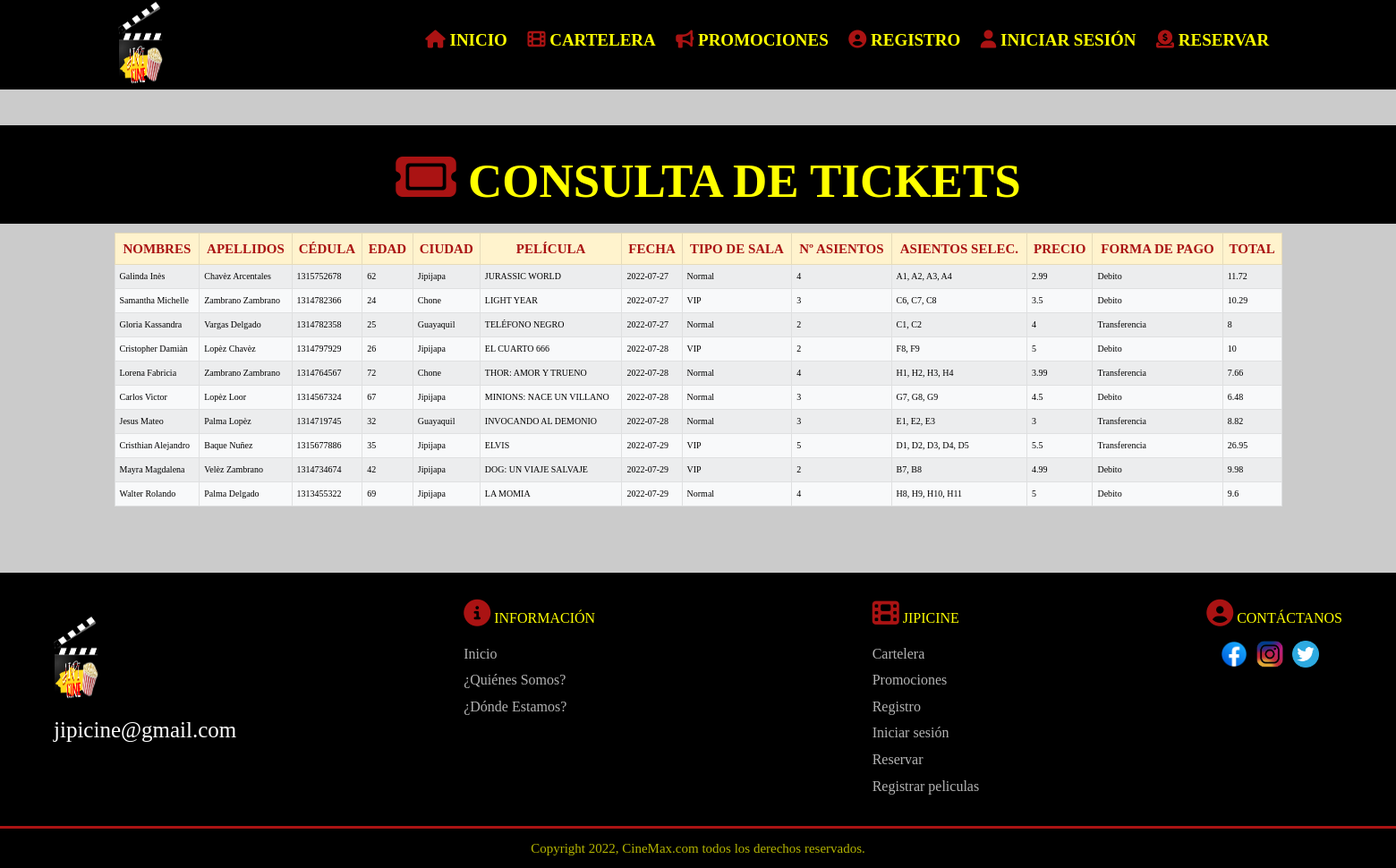
/consulta.php, run on the app's committed database.
### tables this page shows
CREATE TABLE `reserva` (
  `id` int(11) NOT NULL,
  `nombres` varchar(100) NOT NULL,
  `apellidos` varchar(100) NOT NULL,
  `cedula` int(10) NOT NULL,
  `edad` varchar(255) NOT NULL,
  `ciudad` varchar(255) NOT NULL,
  `pelicula` varchar(255) NOT NULL,
  `fecha_reser` varchar(255) NOT NULL,
  `sala` varchar(255) NOT NULL,
  `asientos` varchar(255) NOT NULL,
  `precio` varchar(255) NOT NULL,
  `fpago` varchar(255) NOT NULL,
  `asientosSel` varchar(75) NOT NULL,
  `total` double NOT NULL
);

### consulta.php (the view, shortened to what this page needs)
<?php
$conn = new mysqli("us-cdbr-east-06.cleardb.net", "b8fc3d2e95d925","2136d929","heroku_4abf5370e3c00a7");
?>
<!doctype html>
<html lang="en">
<head>
  <link rel="stylesheet" href="https://cdn.jsdelivr.net/npm/bootstrap@5.2.0-beta1/dist/css/bootstrap.min.css"
>
    <link rel="stylesheet" href="https://cdnjs.cloudflare.com/ajax/libs/font-awesome/4.7.0/css/font-awesome.min.css">
  <link rel="stylesheet" href="https://fontawesome.com/icons/house-chimney?s=duotone">
  <link rel="stylesheet" href="css/carouselypelis.css">
  <link rel="stylesheet" href="css/menu.css">
  <link rel="stylesheet" href="css/piedepagina.css">
  <link rel="stylesheet" href="css/salas.css">
</head>
<body>
<header>
    <nav>
          <nav class="navegacion">
            <a href="#"><img class="logo" src="img/logo.png" alt="logo"></a>
            <ul class="menu">
              <li><a href="inicio.php"><i class="fa fa-house" style="font-size:20px;color:rgb(170, 19, 19)"></i> INICIO</a></li>
              <li><a href="cartelera.php"><i class="fa fa-film" style="font-size:20px;color:rgb(170, 19, 19)"></i> CARTELERA</a></li>
              <li><a href="promociones.php"><i class="fa fa-bullhorn" style="font-size:20px;color:rgb(170, 19, 19)"></i> PROMOCIONES</a></li>
              <li><a href="formulario.php"><i class="fas fa-user-circle" style="font-size:20px;color:rgb(170, 19, 19)"></i> REGISTRO</a></li>
              <li><a href="sesion.php"><i class="fas fa-user" style="font-size:20px;color:rgb(170, 19, 19)"></i> INICIAR SESIÓN</a></li>
              <li><a href="reservar.php"><i class="fas fa-donate" style="font-size:20px;color:rgb(170, 19, 19)"></i> RESERVAR</a></li>
                </ul>
          </nav>
      </nav>
  </header>
  <center>
    <div class="cartelera"><i class="fa fa-ticket" style="font-size:60px;color:rgb(170, 19, 19)"></i> <b>CONSULTA DE TICKETS</b></div>
  </center>
      <div class="container">
      <div class="row">
      <center><table class="table mt-3 table-striped table-bordered"></center>
  <thead class="table-warning">
    <tr>
      <th scope="col"><center style="font-family:cursive; font-size: 15px;color:rgb(170, 19, 19)">NOMBRES</center></th>
      <th scope="col"><center style="font-family:cursive; font-size: 15px;color:rgb(170, 19, 19)">APELLIDOS</center></th>
      <th scope="col"><center style="font-family:cursive; font-size: 15px;color:rgb(170, 19, 19)">CÉDULA</center></th>
      <th scope="col"><center style="font-family:cursive; font-size: 15px;color:rgb(170, 19, 19)">EDAD</center></th>
      <th scope="col"><center style="font-family:cursive; font-size: 15px;color:rgb(170, 19, 19)">CIUDAD</center></th>
      <th scope="col"><center style="font-family:cursive; font-size: 15px;color:rgb(170, 19, 19)">PELÍCULA</center></th>
      <th scope="col"><center style="font-family:cursive; font-size: 15px;color:rgb(170, 19, 19)">FECHA</center></th>
      <th scope="col"><center style="font-family:cursive; font-size: 15px;color:rgb(170, 19, 19)">TIPO DE SALA</center></th>
      <th scope="col"><center style="font-family:cursive; font-size: 15px;color:rgb(170, 19, 19)">Nº ASIENTOS</center></th>
      <th scope="col"><center style="font-family:cursive; font-size: 15px;color:rgb(170, 19, 19)">ASIENTOS SELEC.</center></th>
      <th scope="col"><center style="font-family:cursive; font-size: 15px;color:rgb(170, 19, 19)">PRECIO</center></th>
      <th scope="col"><center style="font-family:cursive; font-size: 15px;color:rgb(170, 19, 19)">FORMA DE PAGO</center></th>
      <th scope="col"><center style="font-family:cursive; font-size: 15px;color:rgb(170, 19, 19)">TOTAL</center></th>
    </tr>
  </thead>
  <tbody class="table-light">
      <?php
              $sql = "SELECT * FROM reserva";
              $result = mysqli_query($conn, $sql);
              while ($ver = mysqli_fetch_assoc($result))
              {
                 ?>
                   <tr>
                        <td> <?= $ver["nombres"]?> </td>
                        <td> <?= $ver["apellidos"]?> </td>
                        <td> <?= $ver["cedula"]?> </td>
                        <td> <?= $ver["edad"]?> </td>
                        <td> <?= $ver["ciudad"]?> </td>
                        <td> <?= $ver["pelicula"]?> </td>
                        <td> <?= $ver["fecha_reser"]?> </td>
                        <td> <?= $ver["sala"]?> </td>
                        <td> <?= $ver["asientos"]?> </td>
                        <td> <?= $ver["asientosSel"]?> </td>
                        <td> <?= $ver["precio"]?> </td>
                        <td> <?= $ver["fpago"]?> </td>
                        <td> <?= $ver["total"]?> </td>
                    </tr>
                 <?php
              }
           ?>
  </tbody>
      </div>
      </div>
  <br>
  <br>
  <br>
  <br>
  <footer>
    <div class="footer-container">
        <div class="footer-content-container">
            <center><h3 class="website-logo"><a href="#"><img class="logo" src="img/logo.png" alt="logo"></a></h3></center>
            <h1><FONT color="white" style="font-family:cursive"><span>jipicine@gmail.com</span></FONT></h1>
        </div>
        <div class="footer-menus">
            <div class="footer-content-container">
                <span class="menu-title"><i class="fas fa-info-circle" style="font-size:30px;color:rgb(170, 19, 19)"></i> INFORMACIÓN</span>
                <a href="inicio.php"class="menu-item-footer">Inicio</a>
                <a href="quienes.php"class="menu-item-footer">¿Quiénes Somos?</a>
                <a href="estamos.php" class="menu-item-footer">¿Dónde Estamos?</a>
            </div>
            <div class="footer-content-container">
                <span class="menu-title"><i class="fas fa-film" style="font-size:30px;color:rgb(170, 19, 19)"></i> JIPICINE</span>
                <a href="cartelera.php" class="menu-item-footer">Cartelera</a>
                <a href="promociones.php" class="menu-item-footer">Promociones</a>
                <a href="formulario.php" class="menu-item-footer">Registro</a>
                <a href="sesion.php" class="menu-item-footer">Iniciar sesión</a>
                <a href="reservar.php" class="menu-item-footer">Reservar</a>
                <a href="peliculas.php" class="menu-item-footer">Registrar peliculas</a>
            </div>
        </div>
        <div class="footer-content-container">
          <span class="menu-title"><i class="fas fa-user-circle" style="font-size:30px;color:rgb(170, 19, 19)"></i> CONTÁCTANOS</span>
            <div class="social-container">
                <a href="https://www.facebook.com/JipiCineEC" class="social-link"></a>
                <a href="https://www.instagram.com/CineJipi_EC" class="social-link"></a>
                <a href="https://twitter.com/CineMax_EC" class="social-link"></a>
            </div>
        </div>
    </div>
    <div class="copyright-container">
        <span class="copyright">Copyright 2022, CineMax.com todos los derechos reservados.</span>
    </div>
</footer>
</body>
</html>

### css/carouselypelis.css (style rules this page uses)
* { margin: 0px; padding: 0px; }
.cartelera { font-size: 53px; background-size: cover; background-color: black; width: 1583px; height: 110px; padding: 20px; margin-top: 20px; margin-bottom: 0px; margin-left: 0px; margin-right: 0px; color: yellow; font-family: cursive; float: center; }

### css/menu.css (style rules this page uses)
* { margin: 0; padding: 0; -webkit-box-sizing: border-box; -moz-box-sizing: border-box; box-sizing: border-box; }
html { font-size: 62.5%; box-sizing: border-box; }
*, *::before, *::after { box-sizing: inherit; }
body { margin: 0; padding: 0; line-height: 1.6; font-family: cursive; background-color: rgba(128, 128, 128, 0.404); background-size: cover; }
nav { display: flex; align-items: center; justify-content: space-around; min-height: 0vh; }
header { width: 100%; }
.logo { width: 500px; height: 100px; }
.navegacion { width: 1920px; height: 100px; margin-top: 0px; margin-bottom: 20px; margin-left: 0px; margin-right: 0px; background-color: black; }
.navegacion ul { list-style: none; }
.menu > li { position: relative; display: inline-block; }
.menu > li > a { display: block; padding: 15px 10px; color: yellow; font-family: cursive; text-decoration: none; font-size: 1.9rem; font-weight: 600; }

### css/piedepagina.css (style rules this page uses)
* { margin: 0; padding: 0; transition: 0.5s; font-family: cursive; }
body { height: 100vh; width: 100%; position: relative; }
footer { position: relative; bottom: 0; left: 0; height: fit-content; width: 100%; display: flex; justify-content: center; align-items: center; flex-direction: column; background-color: var(--dark); color:yellow; background-color: black; cursor: pointer; }
.copyright-container { width: 100%; display: flex; justify-content: center; align-items: center; border-top: 1px solid rgb(170, 19, 19); border-width: 3px; }
.copyright { font-size: 15px; opacity: 0.7; font-weight: 400; padding: 10px 0; }
.footer-menus { display: flex; justify-content: space-between; align-items: flex-start; width: 40%; }
.footer-container { height: fit-content; width: 100%; padding: 3rem 6rem; box-sizing: border-box; display: flex; justify-content: space-between; align-items: flex-start; }
.footer-content-container { display: flex; justify-content: flex-start; align-items: flex-start; flex-direction: column; }
footer .website-logo { margin-bottom: 1.2rem; font-size: calc(1vw + 80px); }
.footer-info, .menu-item-footer { margin: 0.2rem 0; opacity: 0.7; color: white; text-decoration: none; transition: 0.5s; font-size: medium; }
.menu-title { font-size: var(--medium-text-font); font-weight: 400; text-transform: uppercase; margin-bottom: 1.2rem; font-size: medium; }
.social-container { display: flex; justify-content: center; align-items: center; height: 30px; width: 100%; }
.social-link { height: 100%; width: 30px; background-image: url("../img/facebook.png"); background-size: 100%; background-position: center; margin-right: 1rem; background-repeat: no-repeat; }
footer .social-link:nth-of-type(2) { background-image: url("../img/instagram.png"); }
footer .social-link:nth-of-type(3) { background-image: url("../img/twitter.png"); }

### css/salas.css (style rules this page uses)
body { background-color: with; }
.logo { max-width: 5rem; margin: 0.2rem 0; }

### data on the page
reserva: nombres "Galinda Inès", apellidos "Chavèz Arcentales", cedula "1315752678", edad "62", ciudad "Jipijapa", pelicula "JURASSIC WORLD", fecha_reser "2022-07-27", sala "Normal", asientos "4", asientosSel "A1, A2, A3, A4", precio "2.99", fpago "Debito", total "11.72"
reserva: nombres "Samantha Michelle", apellidos "Zambrano Zambrano", cedula "1314782366", edad "24", ciudad "Chone", pelicula "LIGHT YEAR", fecha_reser "2022-07-27", sala "VIP", asientos "3", asientosSel "C6, C7, C8", precio "3.5", fpago "Debito", total "10.29"
reserva: nombres "Gloria Kassandra", apellidos "Vargas Delgado", cedula "1314782358", edad "25", ciudad "Guayaquil", pelicula "TELÉFONO NEGRO", fecha_reser "2022-07-27", sala "Normal", asientos "2", asientosSel "C1, C2", precio "4", fpago "Transferencia", total "8"
reserva: nombres "Cristopher Damiàn", apellidos "Lopèz Chavèz", cedula "1314797929", edad "26", ciudad "Jipijapa", pelicula "EL CUARTO 666", fecha_reser "2022-07-28", sala "VIP", asientos "2", asientosSel "F8, F9", precio "5", fpago "Debito", total "10"
reserva: nombres "Lorena Fabricia", apellidos "Zambrano Zambrano", cedula "1314764567", edad "72", ciudad "Chone", pelicula "THOR: AMOR Y TRUENO", fecha_reser "2022-07-28", sala "Normal", asientos "4", asientosSel "H1, H2, H3, H4", precio "3.99", fpago "Transferencia", total "7.66"
reserva: nombres "Carlos Victor", apellidos "Lopèz Loor", cedula "1314567324", edad "67", ciudad "Jipijapa", pelicula "MINIONS: NACE UN VILLANO", fecha_reser "2022-07-28", sala "Normal", asientos "3", asientosSel "G7, G8, G9", precio "4.5", fpago "Debito", total "6.48"
reserva: nombres "Jesus Mateo", apellidos "Palma Lopèz", cedula "1314719745", edad "32", ciudad "Guayaquil", pelicula "INVOCANDO AL DEMONIO", fecha_reser "2022-07-28", sala "Normal", asientos "3", asientosSel "E1, E2, E3", precio "3", fpago "Transferencia", total "8.82"
reserva: nombres "Cristhian Alejandro", apellidos "Baque Nuñez", cedula "1315677886", edad "35", ciudad "Jipijapa", pelicula "ELVIS", fecha_reser "2022-07-29", sala "VIP", asientos "5", asientosSel "D1, D2, D3, D4, D5", precio "5.5", fpago "Transferencia", total "26.95"
reserva: nombres "Mayra Magdalena", apellidos "Velèz Zambrano", cedula "1314734674", edad "42", ciudad "Jipijapa", pelicula "DOG: UN VIAJE SALVAJE", fecha_reser "2022-07-29", sala "VIP", asientos "2", asientosSel "B7, B8", precio "4.99", fpago "Debito", total "9.98"
reserva: nombres "Walter Rolando", apellidos "Palma Delgado", cedula "1313455322", edad "69", ciudad "Jipijapa", pelicula "LA MOMIA", fecha_reser "2022-07-29", sala "Normal", asientos "4", asientosSel "H8, H9, H10, H11", precio "5", fpago "Debito", total "9.6"
